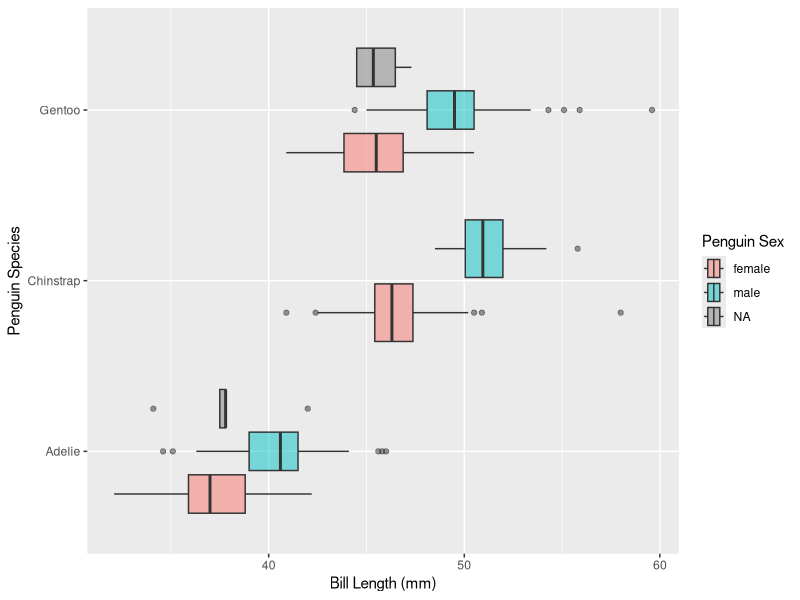
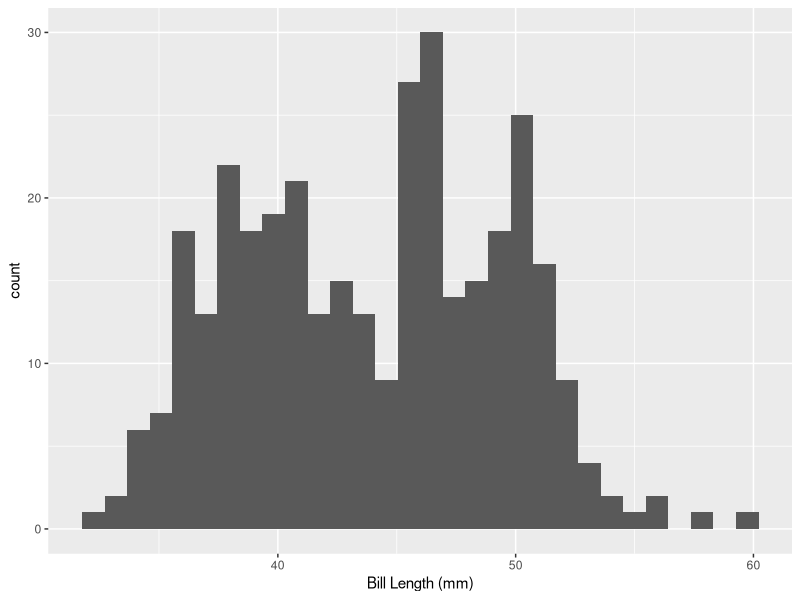
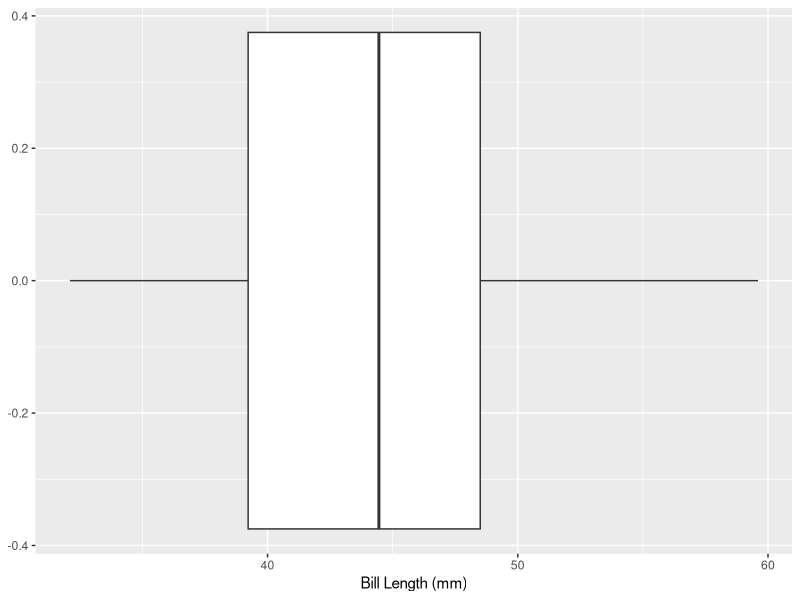
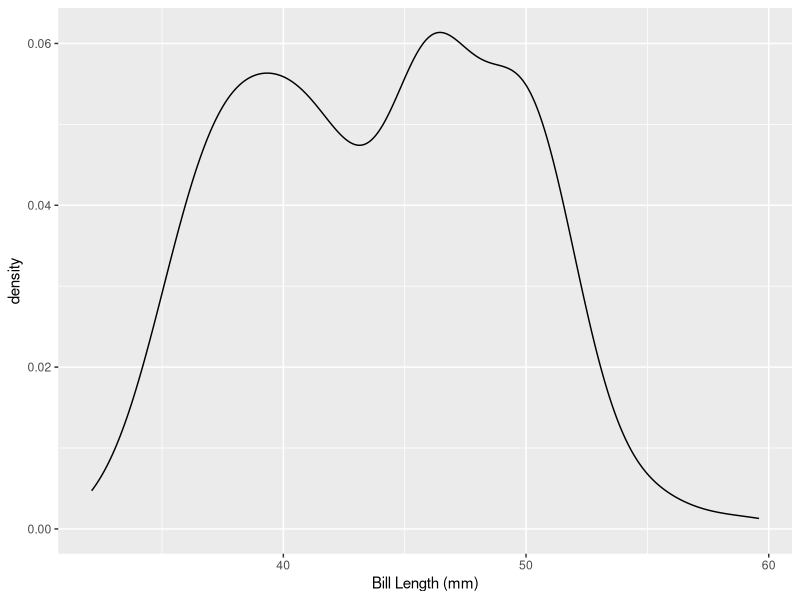
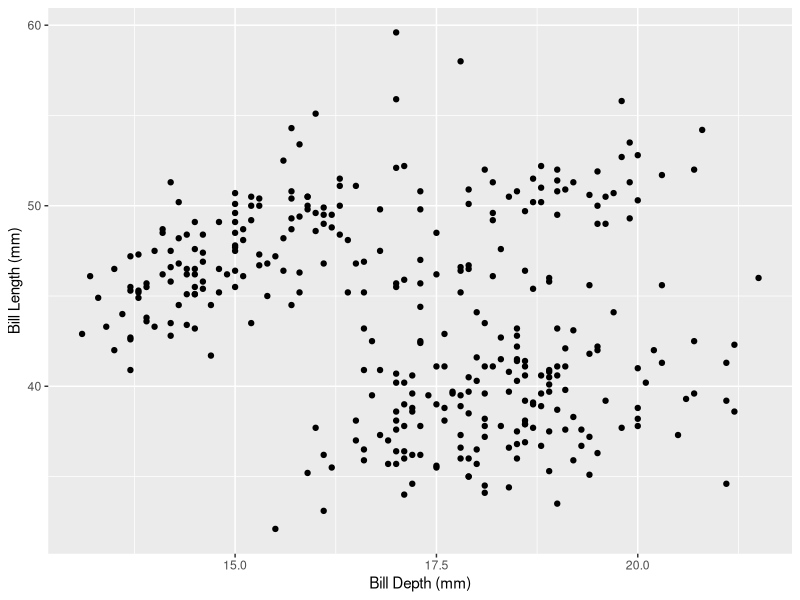
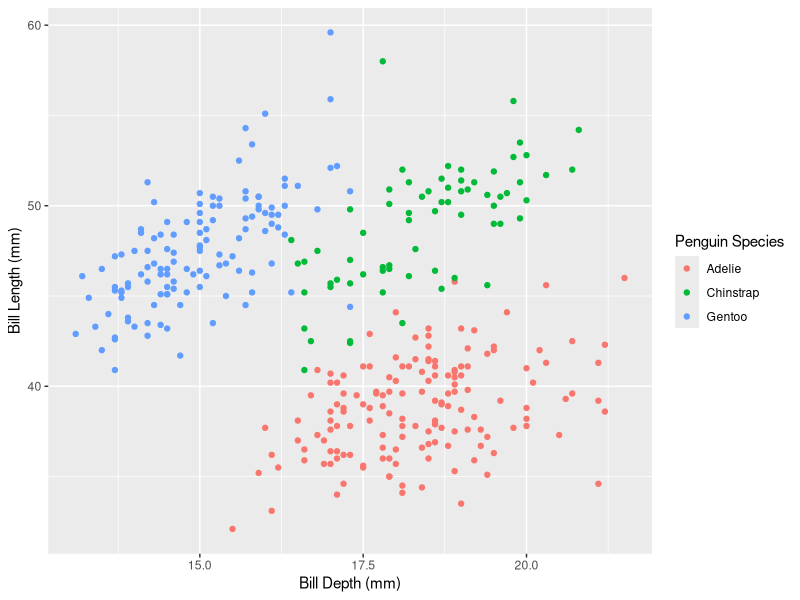
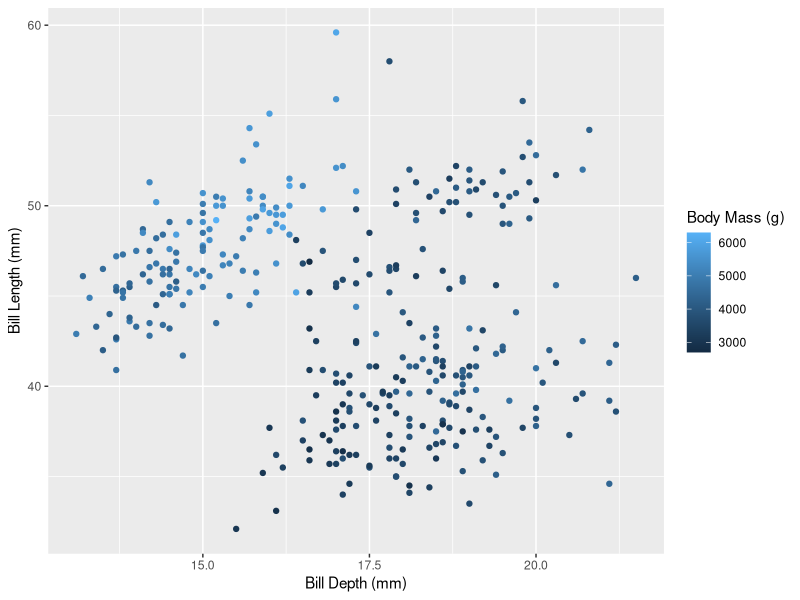
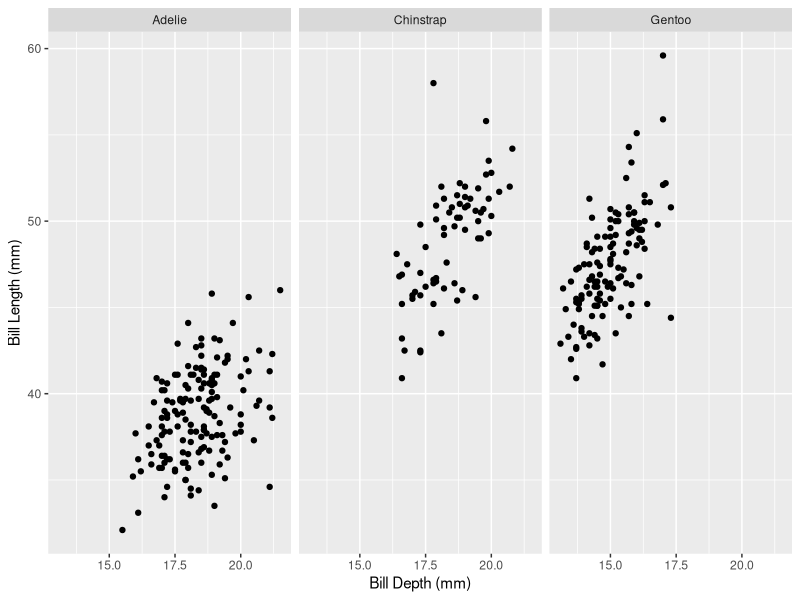

R code for these plots, in order:
## ---- chunk 1
#| echo: false

library(palmerpenguins)
library(tidyverse)
library(ggridges)
library(gridExtra)
## ---- chunk 2
#| echo: false
penguins %>% 
  ggplot(aes(x = bill_length_mm, y = species, fill = sex)) + 
  geom_boxplot(alpha = 0.5, scale = 1) + 
  labs(x = "Bill Length (mm)", 
       y = "Penguin Species", 
       fill = "Penguin Sex")

## ---- chunk 3
#| fig-height: 4
#| fig-width: 5
#| fig-align: center
#| echo: true
#| code-line-numbers: "|20"

ggplot(data = penguins, mapping = aes(x = bill_length_mm)) + 
  geom_histogram() +
  labs(x = "Bill Length (mm)")
## ---- chunk 4
#| fig-width: 5
#| fig-height: 3.5
#| echo: true
#| code-line-numbers: "|3"

ggplot(data = penguins,
       mapping = aes(x = bill_length_mm)) +
  geom_boxplot() + 
  labs(x = "Bill Length (mm)")
## ---- chunk 5
#| fig-width: 6
#| echo: true
#| fig-height: 4
#| code-line-numbers: "|3"
ggplot(data = penguins,
       mapping = aes(x = bill_length_mm)) +
  geom_density() +
  labs(x = "Bill Length (mm)")
## ---- chunk 6
#| fig-width: 6
#| fig-height: 5
#| fig-align: center
#| output-location: fragment
#| echo: true
#| code-line-numbers: "|3"

ggplot(data = penguins,
       mapping = aes(y = bill_length_mm, x = bill_depth_mm)) +
  geom_point() +
  labs(x = "Bill Depth (mm)", 
       y = "Bill Length (mm)")
## ---- chunk 7
#| fig-align: center
#| echo: true
#| code-line-numbers: "|4,9"

ggplot(data = penguins,
       mapping = aes(y = bill_length_mm,
                     x = bill_depth_mm,
                     color = species)
       ) +
  geom_point() +
  labs(x = "Bill Depth (mm)", 
       y = "Bill Length (mm)", 
       color = "Penguin Species")
## ---- chunk 8
#| fig-align: center
#| echo: true
#| code-line-numbers: "|4,9"

ggplot(data = penguins,
       mapping = aes(y = bill_length_mm,
                     x = bill_depth_mm,
                     color = body_mass_g)
       ) +
  geom_point() +
  labs(x = "Bill Depth (mm)", 
       y = "Bill Length (mm)", 
       color = "Body Mass (g)")
## ---- chunk 9
#| fig-align: center
#| echo: true
#| code-line-numbers: "|5"

ggplot(data = penguins,
       mapping = aes(y = bill_length_mm,
                     x = bill_depth_mm)) +
  geom_point() +
  facet_wrap(~ species) + 
  labs(x = "Bill Depth (mm)", 
       y = "Bill Length (mm)")
  
## ---- chunk 10
#| fig-align: center
#| echo: true
#| code-line-numbers: "|5"

ggplot(data = penguins,
       mapping = aes(y = bill_length_mm,
                     x = bill_depth_mm)) +
  geom_point() +
  facet_wrap(~ body_mass_g) + 
  labs(x = "Bill Depth (mm)", 
       y = "Bill Length (mm)")
  
## ---- chunk 11
#| echo: false
penguins %>% 
  ggplot(aes(x = body_mass_g)) + 
  geom_histogram(binwidth = 200) + 
  labs(x = "Body Mass (grams)")
## ---- chunk 12

x_bar <- mean(penguins$body_mass_g, na.rm = TRUE)
m <- median(penguins$body_mass_g, na.rm = TRUE)

penguins %>% 
  ggplot(aes(x = body_mass_g)) + 
  geom_histogram(binwidth = 200) + 
  geom_vline(xintercept = x_bar, color = "red", lwd = 1) +
  geom_vline(xintercept = m, color = "blue", lwd = 1) +
  geom_text(x = 3800, y = 20, label = "Median", color = "blue", size = 5) + 
  geom_text(x = 4400, y = 15, label = "Mean", color = "red", size = 5) + 
  labs(x = "Body Mass (grams)")
## ---- chunk 13

x_bar <- mean(penguins$bill_length_mm, na.rm = TRUE)
m <- median(penguins$bill_length_mm, na.rm = TRUE)

penguins %>% 
  ggplot(aes(x = bill_length_mm)) + 
  geom_histogram(binwidth = 2) + 
  geom_vline(xintercept = x_bar, color = "red", lwd = 1) +
  geom_vline(xintercept = m, color = "blue", lwd = 1) +
  geom_text(x = 47, y = 20, label = "Median", color = "blue", size = 5) + 
  geom_text(x = 42, y = 15, label = "Mean", color = "red", size = 5) + 
  labs(x = "Bill Length (grams)")
